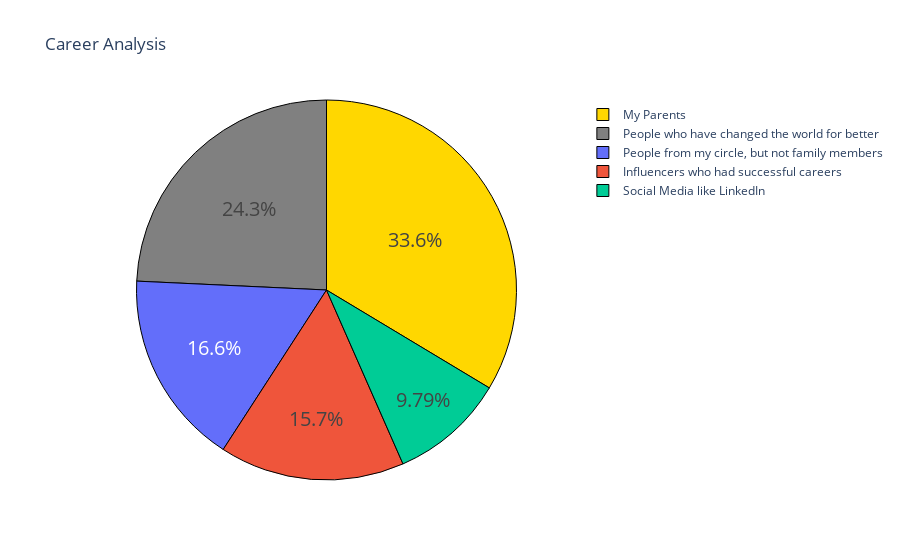

The cell this chart's notebook holds for it:
### Code cell
career = df['Which of the below factors influence the most about your career aspirations ?'].value_counts()
label = career.index
counts = career.values
colors = ['gold','Grey']
fig = go.Figure(data = [go.Pie(labels = label, values = counts)])
fig.update_layout(title_text = 'Career Analysis')
fig.update_traces(hoverinfo = 'label+value', textinfo = 'percent', textfont_size = 20, marker = dict(colors = colors, line = dict(color='black', width=1)))

### Figure 1 — Plotly figure (JSON) as saved in the notebook; plotly's stock layout.template omitted (floating-point values rounded to 4 significant figures)
{"data": [{"hoverinfo": "label+value", "labels": ["My Parents", "People who have changed the world for better", "People from my circle, but not family members", "Influencers who had successful careers", "Social Media like LinkedIn"], "marker": {"colors": ["gold", "Grey"], "line": {"color": "black", "width": 1}}, "textfont": {"size": 20}, "textinfo": "percent", "type": "pie", "values": [79, 57, 39, 37, 23]}], "layout": {"autosize": true, "title": {"text": "Career Analysis"}}}
